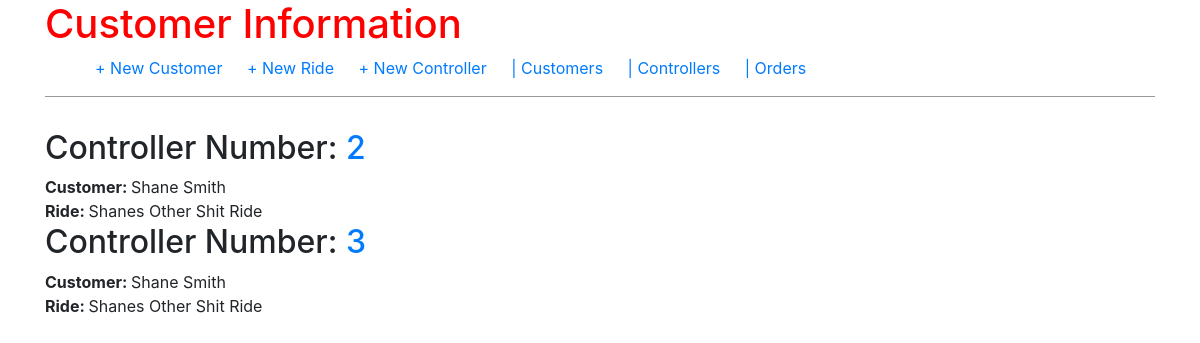
/controller/, run on an earlier commit of the app's database.
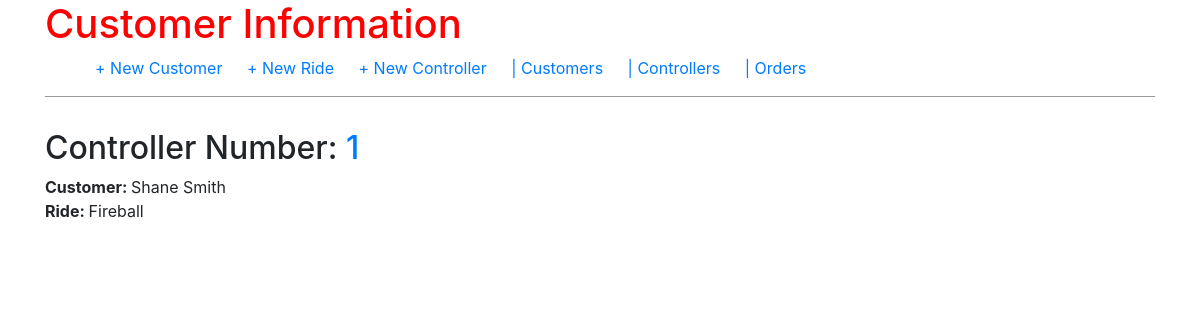
And on a later commit of the database.
### orders/models.py (models this page shows, shortened)
class Controller(models.Model):
    controller_number = models.IntegerField(unique=True)
    order = models.ForeignKey(Order, on_delete=models.CASCADE, related_name='controller')
    T8000 = models.IntegerField(null=True, blank=True)
    T4000 = models.IntegerField(null=True, blank=True)
    T1000 = models.IntegerField(null=True, blank=True)
    T1000s = models.IntegerField(null=True,blank=True)
    F16V3 = models.IntegerField(null=True, blank=True)
    F4V3 = models.IntegerField(null=True, blank=True)
    F2_Raspberry_Pi = models.IntegerField(null=True, blank=True)
    Raspberry_Pi = models.IntegerField(null=True, blank=True)
    Two_Forty_24_Volt = models.IntegerField(null=True, blank=True)
    Three_Twenty_24_Volt = models.IntegerField(null=True, blank=True)
    TP_Link = models.IntegerField(null=True, blank=True)
    Buck_Converter_24v_to_5v = models.IntegerField(null=True, blank=True)
    Buck_Converter_24v_to_12v = models.IntegerField(null=True, blank=True)
    controller_pictures = models.FileField(upload_to='controller_uploads/%Y/%m/%d', null=True)

class Order(models.Model):
    order_number = models.AutoField(primary_key=True)
    customer_number = models.ForeignKey(Customer, on_delete=models.CASCADE, related_name='orders')
    date_created = models.DateField(auto_now_add=True)
    last_updated = models.DateField(auto_now=True)
    description = models.CharField(max_length=200, null=True, blank=True)
    ride = models.ForeignKey(Ride, on_delete=models.CASCADE, related_name='orders', null=True)

class Customer(models.Model):
    customer_name = models.CharField(max_length=100)
    customer_phone_number = models.CharField(max_length=10)
    customer_email = models.EmailField()
    customer_business_name = models.CharField(max_length=200)
    def __str__(self):
        return self.customer_name

class Ride(models.Model):
    ride_name = models.CharField(max_length=100)
    def __str__(self):
        return self.ride_name

### orders/views.py (the view)
# urls.py: path('controller/', views.ControllerListView.as_view(), name='controller_list')
class ControllerListView(ListView):
    model = Controller
    template_name = 'controller_list.html'

### templates/controller_list.html
{% extends 'base.html' %}
{% block content %}
{% for controller in object_list %}
<h2>Controller Number: <a href="{% url 'controller_detail' controller.pk %}">{{ controller.controller_number }}</a></h2>
    <strong>Customer: </strong>{{ controller.order.customer_number }} <br>
    <strong>Ride: </strong>{{ controller.order.ride }}
{% endfor %}
{% endblock content %}

What changed in the data, as far as the page shows it:
removed Controller: controller_number "3", order.customer_number "Shane Smith", order.ride "Shanes Other Shit Ride"
changed Controller "Shane Smith": controller_number "2" → "1"; order.ride "Shanes Other Shit Ride" → "Fireball"
